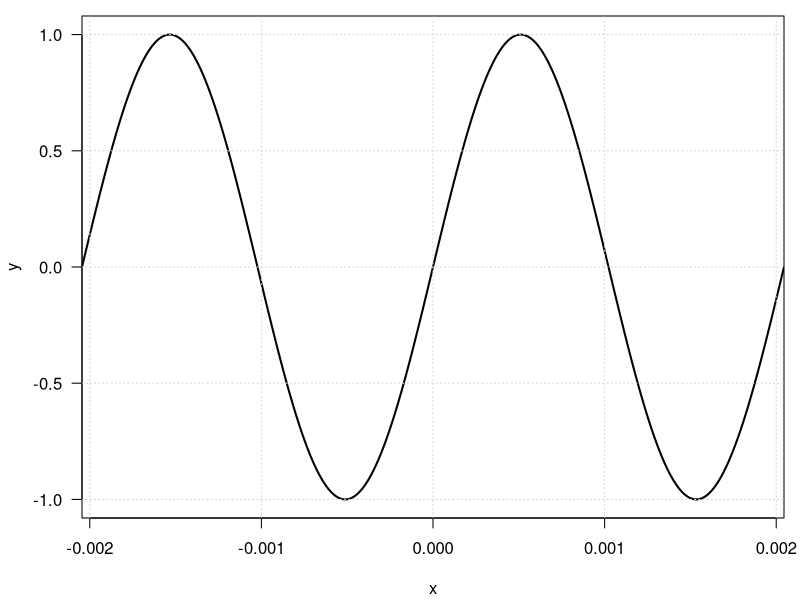
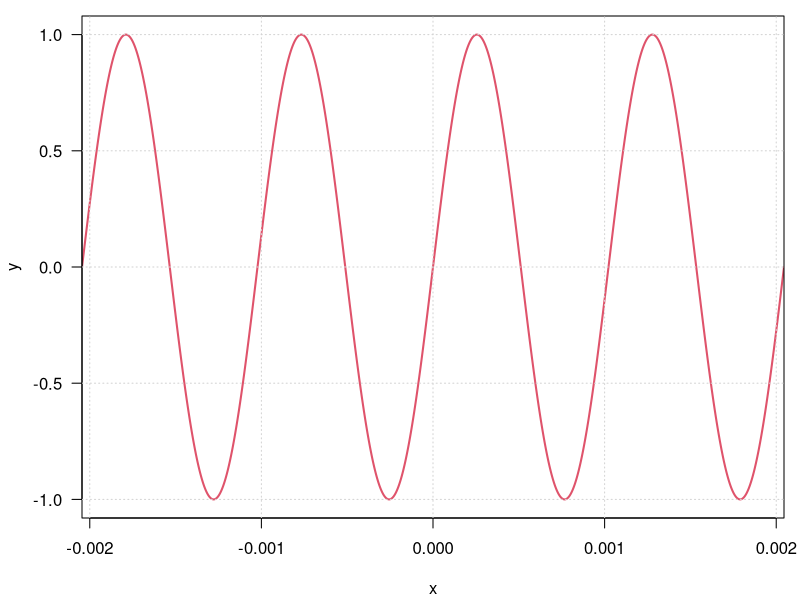
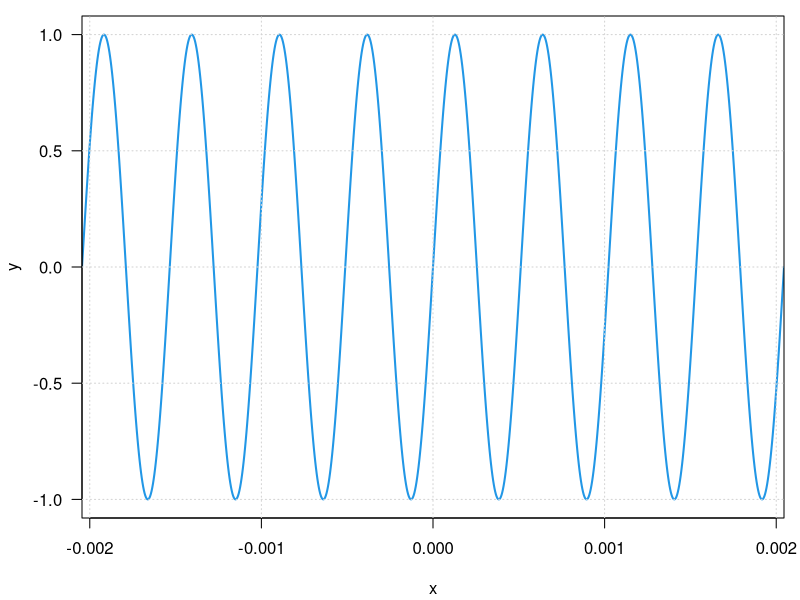
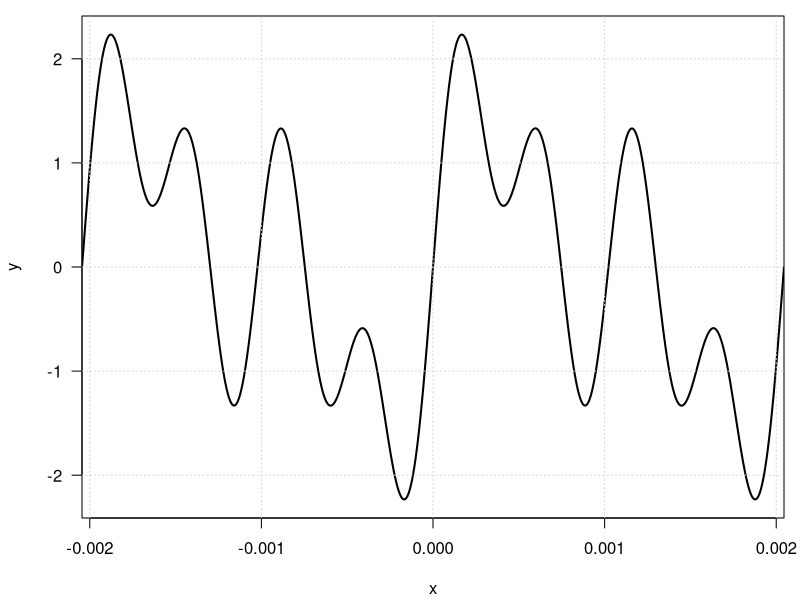

Source code (R) for these figures, in order:
a <- -2*pi/(3072)
b <- 2*pi/(3072)
png("slow_sin.png")
par(xaxs='i', mar=c(4.1, 4.1, 0.8, 0.8))
curve(sin(3072*x), from=a, to = b, n=1000, col=1, lwd=2, las=1, xlab="x", ylab="y")
grid()
dev.off()
png("med_sin.png")
par(xaxs='i', mar=c(4.1, 4.1, 0.8, 0.8))
curve(sin(6144*x), from=a, to = b, n=1000, col=2, lwd=2, las=1, xlab="x", ylab="y")
grid()
dev.off()

png("fast_sin.png")
par(xaxs='i', mar=c(4.1, 4.1, 0.8, 0.8))

curve(sin(12288*x), from=a, to = b, n=1000, col=4, lwd=2, las=1, xlab="x", ylab="y")
grid()
dev.off()

png("composite_sin.png")
par(xaxs='i', mar=c(4.1, 4.1, 0.8, 0.8))

curve(sin(3072*x) + sin(6144*x) + sin(12288*x), from=a, to = b, n=1000, col=1, lwd=2, las=1, xlab="x", ylab="y")
grid()
dev.off()